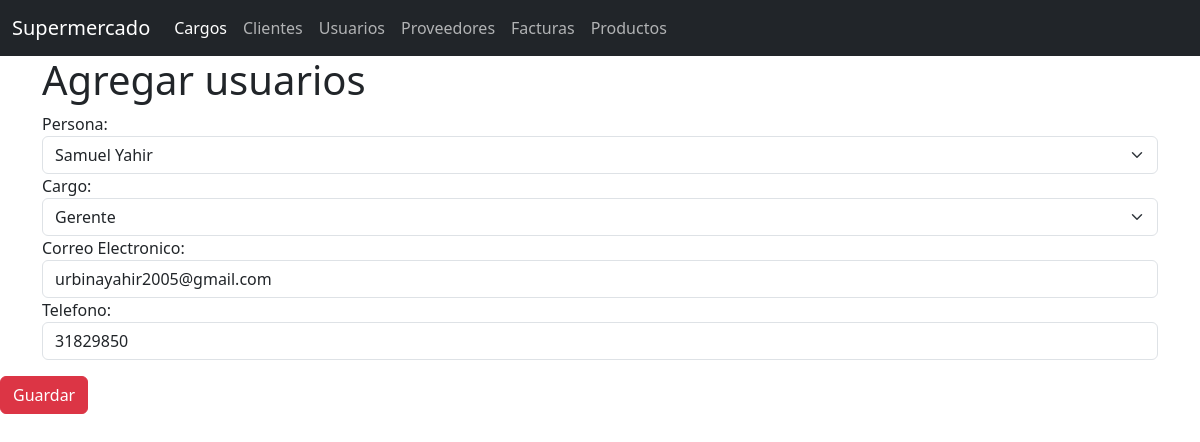
Screenshot of /general/usuarios/c3dfb306-9815-46a5-81e0-ed1d490dd624/Actualizar with the database file from the repository.
### General/models.py (models this page shows, shortened)
class Usuario(models.Model):
    uuid =  models.UUIDField(primary_key=True, unique=True, default=uuid4)
    person =  models.ForeignKey(Persona, on_delete=models.CASCADE)
    position =  models.ForeignKey(Cargo, on_delete=models.CASCADE)
    email = models.CharField(max_length=100)
    address = models.CharField(max_length=255)
    phone = models.CharField(max_length=8)
    status =  models.BooleanField(default=True)
    createdAt = models.DateTimeField(auto_now_add=True)
    updatedAt = models.DateTimeField(auto_now=True)

### General/views.py (the view, shortened to what this page needs)
# urls.py: path('usuarios/<uuid:uuid>/Actualizar', ActualizarUsuarios.as_view(), name='actualizar_usuarios'),
class ActualizarUsuarios(View):
    def get(self, request, uuid):
        obj = Usuario.objects.get(uuid=uuid)
        form = UpdateUsuariosForm(instance=obj)
        return render(request, 'usuarios/agregar_usuarios.html', {'form': form})

### General/forms.py
class UpdateUsuariosForm(forms.ModelForm):
    person =  forms.ModelChoiceField(queryset=Persona.objects.all(),label='Persona', widget=forms.Select(attrs={'class':'form-select'}))
    position =forms.ModelChoiceField(queryset=Cargo.objects.all(), label='Cargo',widget=forms.Select(attrs={'class':'form-select'}))
    email = forms.CharField(max_length=70, label='Correo Electronico', widget=forms.TextInput(attrs={'class':'form-control', 'type':'email'}))
    phone = forms.CharField(max_length=8, label='Telefono', widget=forms.TextInput(attrs={'class':'form-control'}))
    class Meta:
        model = Usuario
        fields = ['person','position','email','phone']

### General/models.py (called while the page is built)
    def __str__(self):
        return f"{self.firstname}"

    def __str__(self):
        return f"{self.name}"

### General/templates/usuarios/agregar_usuarios.html (shortened to what this page needs)
{% extends 'base.html' %}
{% block body %}
    <h1>Agregar usuarios</h1>
    <form method="post">
          <div class="row">
            <div class="col-12">
                {{form.person.label_tag}}
                {{form.person}}
            </div>
            <div class="col-12">
                {{form.position.label_tag}}
                {{form.position}}
            </div>
            <div class="col-12">
                {{form.email.label_tag}}
                {{form.email}}
            </div>
                <div class="col-12">
                {{form.phone.label_tag}}
                {{form.phone}}
            </div>
            </div>
            </div>
      <button class="btn btn-danger mt-3" >Guardar</button>
{% endblock %}

### rows the page displays
Usuario: person "Samuel Yahir", position "Gerente", email "urbinayahir2005@gmail.com", phone "31829850"
